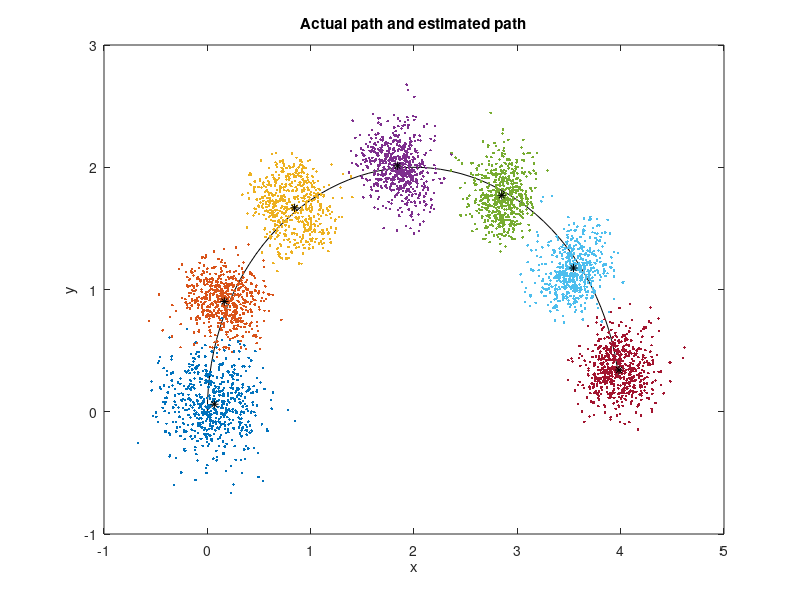
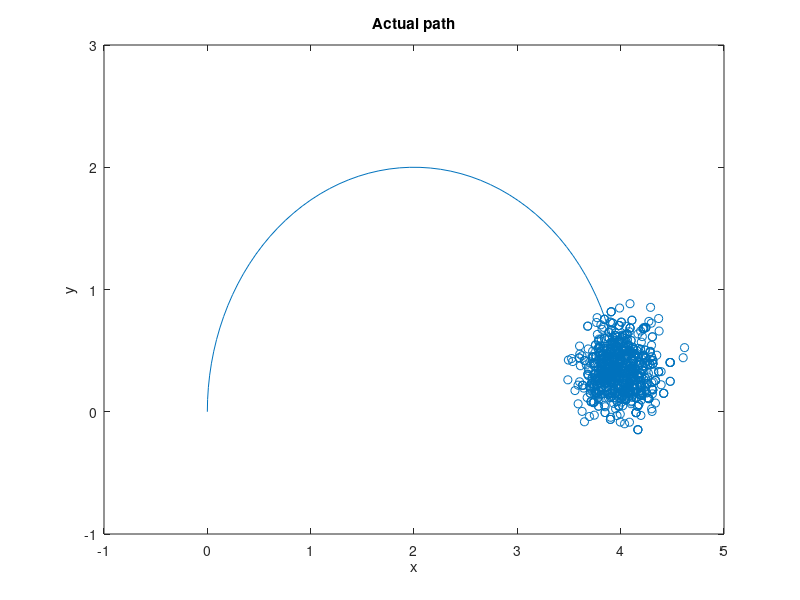
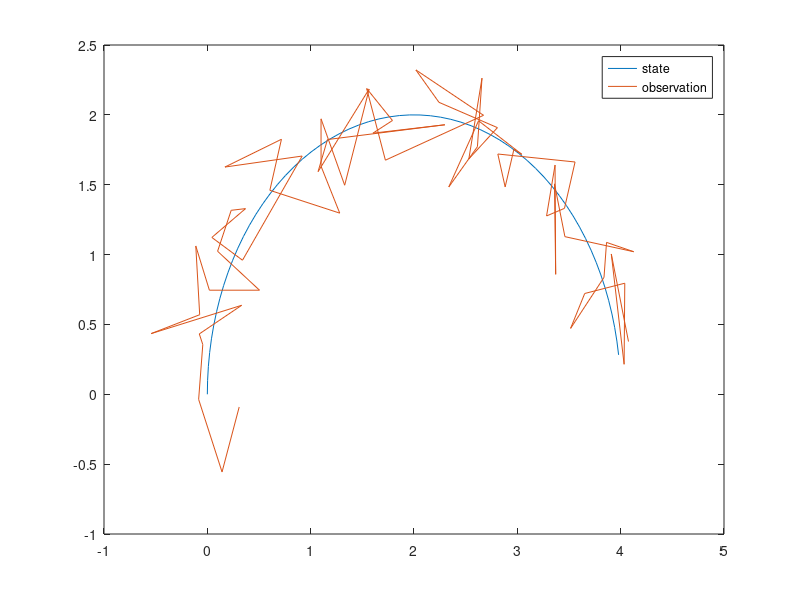

These charts were generated, in order, by the following MATLAB code:
clear;
close all;
clc;

%% Particle filter for the vehicle model in Homework 1
dt = 0.1; % timestep size
T = 6; % time horizon
t = 0:dt:T; % time vector

proc_noise_var = 0.05; % process noise variance
meas_noise_var = 0.25; % measurement noise variance
Q = proc_noise_var*eye(3); % covariance of process noise (matrix)
R = meas_noise_var*eye(3); % covariance of measurement noise (matrix)

u1 = 1; % control input 1: forward velocity
u2 = -0.5; % control input 2: rotational velocity

dxdt = @(t,x) [cos(x(3))*u1; sin(x(3))*u1; u2];

x0 = [0; 0; pi/2];

[t, x] = ode45(dxdt,t,x0);
t = t';
x = x';

% generate particles:
M = 1000; % sure, why not
xP = zeros(length(x0),M);
for m = 1:M
   xP(:,m) =  x0 + [normrnd(0,meas_noise_var); ...
    normrnd(0,meas_noise_var); normrnd(0,meas_noise_var)]; % initial measurement
end

figure
plot(x(1,:),x(2,:),'k')
hold on
% scatter(xP(1,:),xP(2,:),'r.')
xlabel('x')
ylabel('y')
axis([-1 5 -1 3]);

xprev = x0;
% xP_prev = xP;

for i = 1:length(t)
    
    % update state and observed state (Euler integration):
    xi = x(:,i);
%     x = xprev + [cos(xprev(3))*u1;
%                  sin(xprev(3))*u1;
%                  u2].*dt + ...
%                  [normrnd(0,proc_noise_var);
%                   normrnd(0,proc_noise_var);
%                   normrnd(0,proc_noise_var)];     
    
    % predict:
    for m = 1:M
       xP_pred(:,m) = xP(:,m) + [cos(xP(3,m))*u1;
                                 sin(xP(3,m))*u1;
                                 u2].*dt + ...
                             [normrnd(0,proc_noise_var);
                              normrnd(0,proc_noise_var);
                              normrnd(0,proc_noise_var)];
    end
    
    % update:
    zi = xi + [normrnd(0,meas_noise_var);
             normrnd(0,meas_noise_var);
             normrnd(0,meas_noise_var)];
    for m = 1:M
        z_pred(:,m) = xP_pred(:,m) + [normrnd(0,meas_noise_var);
                                     normrnd(0,meas_noise_var);
                                     normrnd(0,meas_noise_var)];
        P(m) = mvnpdf(zi - z_pred(:,m),zeros(3,1),R); % this might not be the correct function
    end
    P = P./sum(P); % normalize
    
    % resampling:
    for m = 1:M
%         cumulative_sum = cumsum(P);
%         cumulative_sum(end) = 1;
%         indexes = find(cumulative_sum, rand);
        xP(:,m) = xP_pred(:,find(rand <= cumsum(P),1));
    end
    
    x_est = mean(xP,2); % estimate the state
    
    % conditionally plot the particles:
    if mod(t(i),1)==0
        fprintf("t = %f\n",t(i));
        scatter(xP(1,:),xP(2,:),'.')
        hold on
        plot(x_est(1),x_est(2),'k*')
    end
    
         
    % log:
    x_log(:,i) = xi;
    z_log(:,i) = zi;
    x_est_log(:,i) = x_est;
    
    % set up for next iteration:
    xprev = x;
%     xP_prev = xP_pred;
end
hold off
% legend('Actual','t = 1','t = 2','t = 3','t = 4','t = 5','t = 6','Location','Best')
title('Actual path and estimated path')

%% Visualizations
% figure
% plot(t,x)
% xlabel('time (s)')
% legend('x','y','\theta','Location','Best')
% title('Actual state vs time')

figure
plot(x_log(1,:),x_log(2,:))
hold on
scatter(xP(1,:),xP(2,:),'r.')
hold off
xlabel('x')
ylabel('y')
title('Actual path')
axis([-1 5 -1 3]);

figure
plot(x_log(1,:),x_log(2,:))
hold on
plot(z_log(1,:),z_log(2,:))
hold off
legend('state','observation')